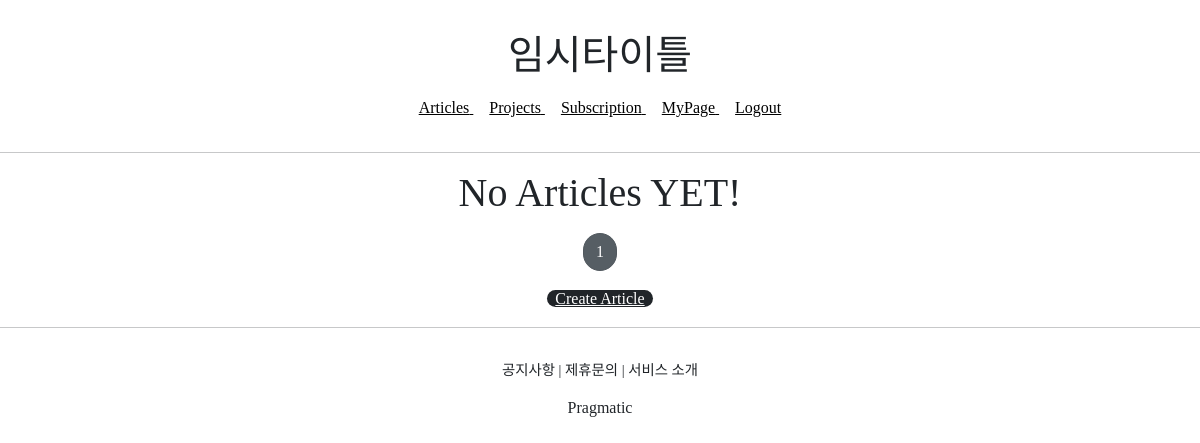
The page /subscribe/list/ (signed in) on the database as committed earlier.
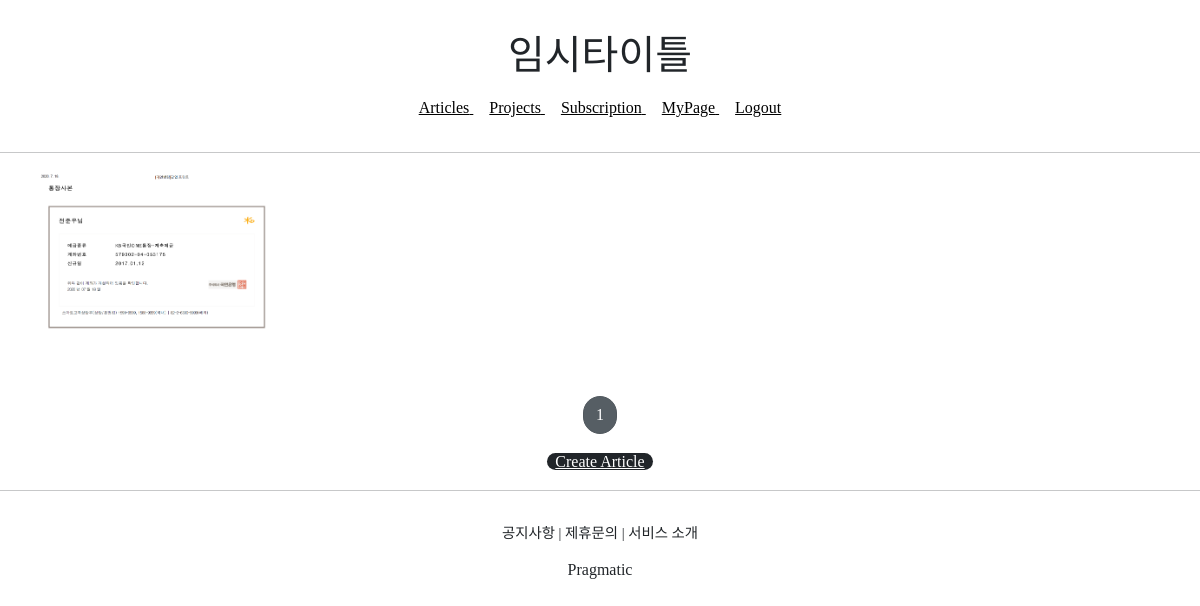
The same page on the database as committed later.
### articleapp/models.py (models this page shows)
class Article(models.Model):
    writer = models.ForeignKey(User, on_delete=models.SET_NULL, related_name='article',null=True)
    project = models.ForeignKey(Project, on_delete=models.SET_NULL, related_name='article', null=True)
    title = models.CharField(max_length=200, null=True)
    image = models.ImageField(upload_to='article/', null=False)
    content = models.TextField(null=True)
    created_at = models.DateField(auto_now_add=True, null=True)
    like = models.IntegerField(default=0)

### subscribeapp/views.py (the view)
# urls.py: path('list/', SubscriptionListView.as_view(), name='list'),
@method_decorator(login_required, 'get')
class SubscriptionListView(ListView):
    model = Article
    context_object_name = 'article_list'
    template_name = 'subscribeapp/list.html'
    paginate_by = 5
    def get_queryset(self):
        projects = Subscription.objects.filter(user=self.request.user).values_list('project')
        article_list = Article.objects.filter(project__in=projects)
        return article_list

### subscribeapp/templates/subscribeapp/list.html
{% extends 'base.html' %}
{% block content %}
    <div>
        {% include 'snippets/list_fragment.html' with article_list=article_list %}
    </div>
{% endblock %}

### templates/snippets/list_fragment.html (shortened to what this page needs)
{% load static %}
    {% if article_list %}
    <div class="container">
        {% for article in article_list %}
        <a href="{% url 'articleapp:detail' pk=article.pk %}">
            {% include 'snippets/card.html' with article=article %}
        </a>
        {% endfor %}
    </div>
    {% else %}
    <div class="text-center">
        <h1>No Articles YET!</h1>
    </div>
    {% endif %}
    {% include 'snippets/pagenation.html' with page_obj=page_obj %}
    <div style="text-align: center">
        <a href="{% url 'articleapp:create' %}" class="btn-dark rounded-pill col-3 mt-3 mb-3 px-2">
            Create Article
        </a>
    </div>

### templates/snippets/card.html
<div>
    <img src="{{ article.image.url }}" alt="">
</div>

Rows that differ between the two databases and show on the page:
now on this page (row edited): Article: image (picture)
Other text that changed with them:
text no longer shown: "No Articles YET!"
